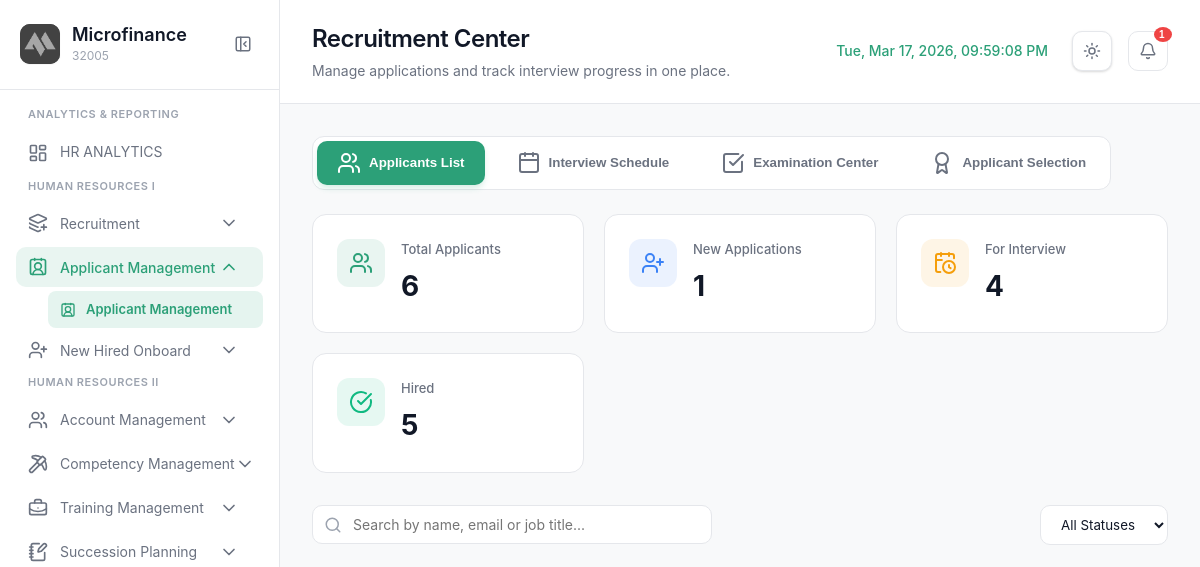
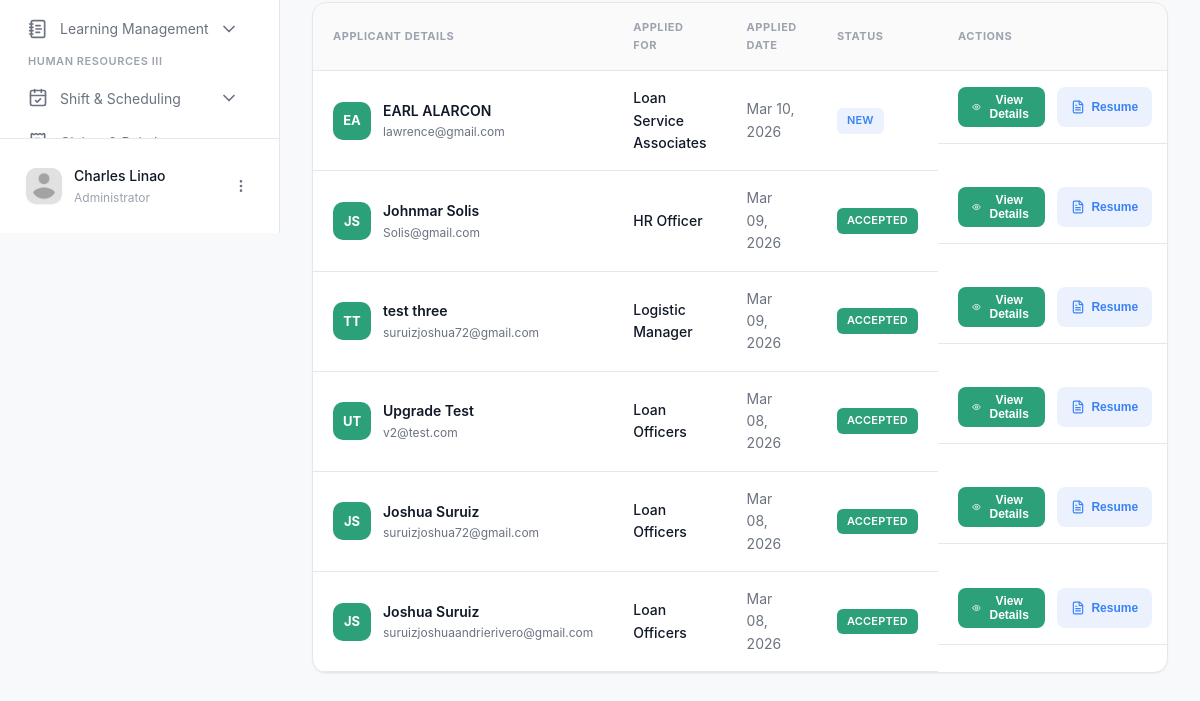
The page /modules/admin/applicationmgt.php (signed in) on the database as committed earlier (2 pictures, top to bottom).
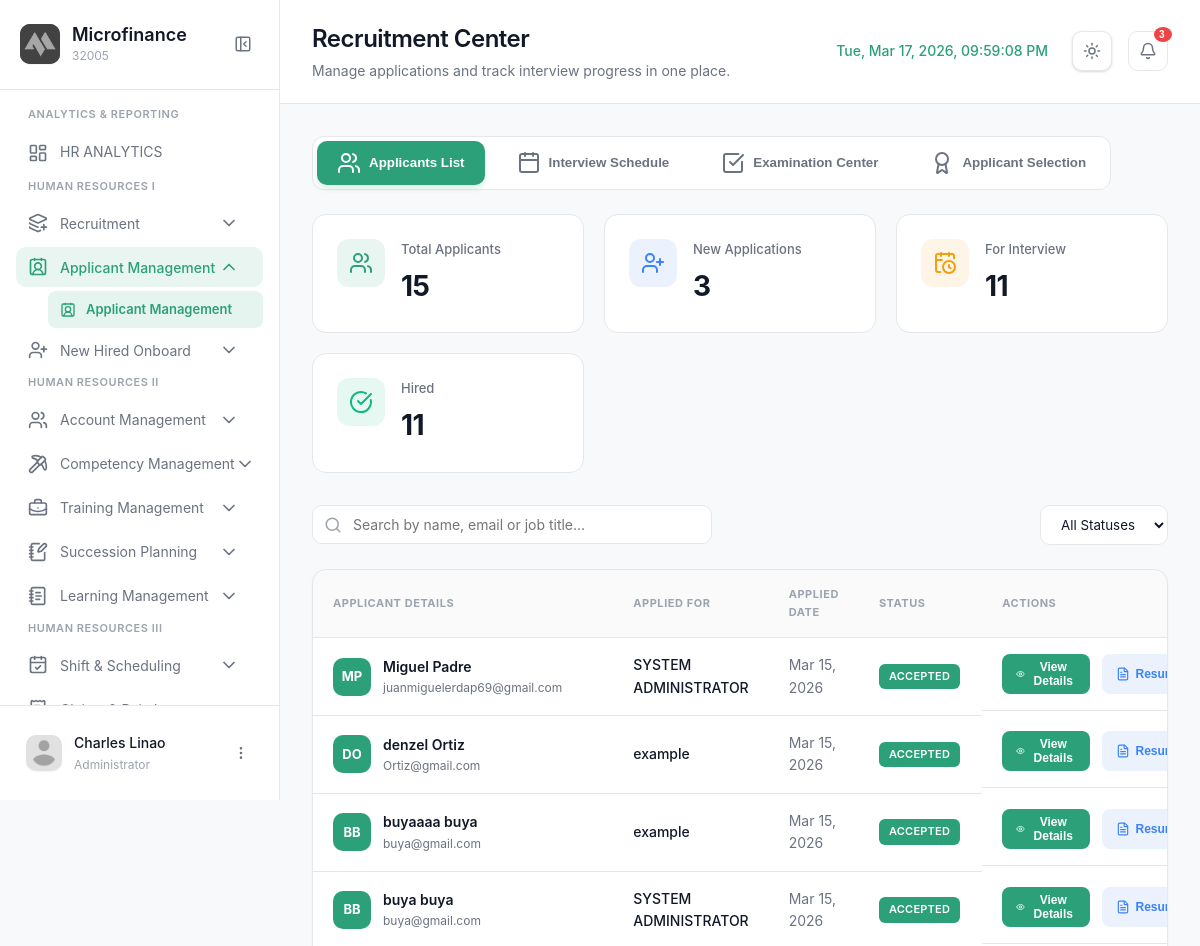
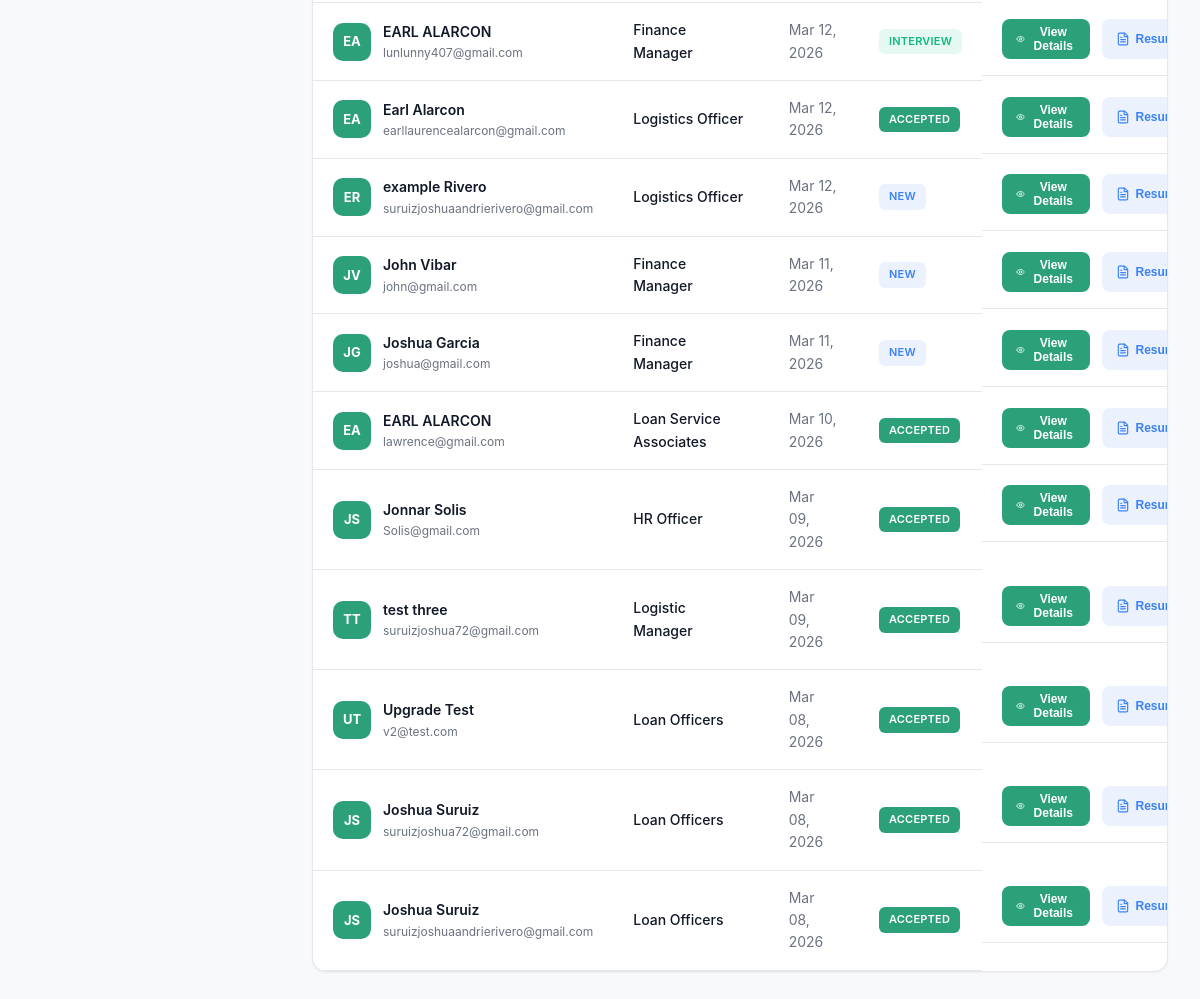
The same page on the database as committed later (2 pictures, top to bottom).
### tables this page shows
CREATE TABLE `applicants` (
  `ApplicantID` int(11) NOT NULL,
  `PostID` int(11) NOT NULL,
  `FirstName` varchar(100) NOT NULL,
  `MiddleName` varchar(100) DEFAULT NULL,
  `LastName` varchar(100) NOT NULL,
  `Email` varchar(150) NOT NULL,
  `Phone` varchar(20) NOT NULL,
  `Gender` varchar(20) DEFAULT NULL,
  `DateOfBirth` date DEFAULT NULL,
  `PermanentAddress` text DEFAULT NULL,
  `EmergencyContactName` varchar(200) DEFAULT NULL,
  `EmergencyRelationship` varchar(50) DEFAULT NULL,
  `EmergencyPhone` varchar(20) DEFAULT NULL,
  `ResumePath` varchar(255) DEFAULT NULL,
  `GovIDPath` varchar(255) DEFAULT NULL,
  `ClearancePath` varchar(255) DEFAULT NULL,
  `TORPath` varchar(255) DEFAULT NULL,
  `IDPicturePath` varchar(255) DEFAULT NULL,
  `Status` enum('New','Reviewed','Shortlisted','Interview','Rejected','Accepted') DEFAULT 'New',
  `AppliedAt` timestamp NOT NULL DEFAULT current_timestamp(),
  `ApprovalStatus` varchar(50) DEFAULT 'Pending Manager Approval',
  `ExamScore` int(11) DEFAULT NULL,
  `ExamStatus` varchar(50) DEFAULT 'Pending',
  `ResumeScore` int(11) DEFAULT 0
);

CREATE TABLE `job_postings` (
  `PostID` int(11) NOT NULL,
  `RequisitionID` int(11) NOT NULL,
  `Title` varchar(255) NOT NULL,
  `Department` varchar(100) DEFAULT NULL,
  `Location` varchar(100) DEFAULT 'Metro Manila',
  `JobType` enum('Full-time','Part-time','Contract','Temporary') DEFAULT 'Full-time',
  `SalaryType` varchar(50) DEFAULT NULL,
  `SalaryRange` varchar(100) DEFAULT NULL,
  `Category` enum('Technology','Design','Marketing','Human Resources','Finance','Operations') DEFAULT 'Operations',
  `Description` text DEFAULT NULL,
  `Responsibilities` text DEFAULT NULL,
  `Requirements` text DEFAULT NULL,
  `Status` enum('Live','Closed','Archived') DEFAULT 'Live',
  `CreatedAt` timestamp NOT NULL DEFAULT current_timestamp()
);

### modules/admin/applicationmgt.php (the view, shortened to what the changed rows need)
<?php
require_once '../../config/config.php';
$stats = [
    'Total' => $conn->query("SELECT COUNT(*) FROM applicants")->fetch_row()[0],
    'New' => $conn->query("SELECT COUNT(*) FROM applicants WHERE Status = 'New'")->fetch_row()[0],
    'Shortlisted' => $conn->query("SELECT COUNT(*) FROM applicants WHERE Status = 'Shortlisted'")->fetch_row()[0],
    'Accepted' => $conn->query("SELECT COUNT(*) FROM applicants WHERE Status = 'Accepted'")->fetch_row()[0]
];
$query = "SELECT a.*, j.Title as JobTitle
          FROM applicants a
          JOIN job_postings j ON a.PostID = j.PostID
          ORDER BY a.AppliedAt DESC";
$applicants = $conn->query($query);
$interviewQuery = "SELECT s.*, a.FirstName, a.LastName, a.Email, a.Status, j.Title as JobTitle, u.Username as InterviewerName
                  FROM interview_schedules s
                  JOIN applicants a ON s.ApplicantID = a.ApplicantID
                  JOIN job_postings j ON a.PostID = j.PostID
                  JOIN useraccounts u ON s.InterviewerID = u.AccountID
                  ORDER BY s.InterviewDate ASC, s.InterviewTime ASC";
$interviews = $conn->query($interviewQuery);
?>
<!DOCTYPE html>
<html lang="en">
<head>
  <link rel="stylesheet" href="../../css/applicationmgt.css?v=<?php echo time(); ?>">
</head>
<body>
  <aside class="sidebar" id="sidebar">
    <div class="sidebar-header">
      <div class="logo-container">
        <div class="logo-text">
          <h2 class="app-name">Microfinance</h2>
        </div>
      </div>
    </div>
  </aside>
  <main class="main-content">
    <header class="page-header">
      <div class="header-left">
        <div class="header-title">
          <h1>Recruitment Center</h1>
        </div>
      </div>
      <div class="header-right">
        <button class="icon-btn">
          <i data-lucide="bell"></i>
          <span class="badge" id="notifBadge" style="background:#ef4444; position:absolute; top:-5px; right:-5px; font-size:10px; padding:2px 5px; color:white; border-radius:50%;"><?php echo $stats['New']; ?></span>
        </button>
      </div>
    </header>
    <div class="content-wrapper">
      <div id="applicantsTab" class="tab-content active">
        <div class="stats-grid">
          <div class="stat-card">
            <div class="stat-content">
              <span class="stat-label">Total Applicants</span>
              <h3 class="stat-value"><?php echo number_format($stats['Total']); ?></h3>
            </div>
          </div>
          <div class="stat-card">
            <div class="stat-content">
              <span class="stat-label">New Applications</span>
              <h3 class="stat-value"><?php echo $stats['New']; ?></h3>
            </div>
          </div>
          <div class="stat-card">
            <div class="stat-content">
              <span class="stat-label">For Interview</span>
              <h3 class="stat-value"><?php echo ($interviews ? $interviews->num_rows : 0); ?></h3>
            </div>
          </div>
          <div class="stat-card">
            <div class="stat-content">
              <span class="stat-label">Hired</span>
              <h3 class="stat-value"><?php echo $stats['Accepted']; ?></h3>
            </div>
          </div>
        </div>
      <div class="table-container">
        <table class="applicant-table">
          <thead>
            <tr>
              <th>Applicant Details</th>
              <th>Applied For</th>
              <th>Applied Date</th>
              <th>Status</th>
              <th>Actions</th>
            </tr>
          </thead>
          <tbody id="applicantTableBody">
            <?php
            $applicants->data_seek(0);
            while($row = $applicants->fetch_assoc()):
               $initials = strtoupper(substr($row['FirstName'], 0, 1) . substr($row['LastName'], 0, 1));
               $statusClass = "badge-" . strtolower($row['Status']);
            ?>
            <tr class="applicant-row" data-status="<?php echo $row['Status']; ?>">
              <td>
                <div class="user-info-cell">
                  <div class="initials-avatar"><?php echo $initials; ?></div>
                  <div class="name-email">
                    <span class="applicant-name"><?php echo htmlspecialchars($row['FirstName'] . ' ' . $row['LastName']); ?></span>
                    <span class="applicant-email"><?php echo htmlspecialchars($row['Email']); ?></span>
                  </div>
                </div>
              </td>
              <td>
                <div style="font-weight:500; color:var(--text-primary);"><?php echo htmlspecialchars($row['JobTitle']); ?></div>
              </td>
              <td style="color:var(--text-secondary);">
                <?php echo date('M d, Y', strtotime($row['AppliedAt'])); ?>
              </td>
              <td>
                <span class="badge <?php echo $statusClass; ?>"><?php echo $row['Status']; ?></span>
              </td>
              <td style="display:flex; gap:8px;">
                <button class="action-btn view-details" data-id="<?php echo $row['ApplicantID']; ?>" style="background:var(--brand-green); color:white; border:none; padding:6px 14px; border-radius:8px; font-size:12px; font-weight:600; cursor:pointer; display:flex; align-items:center; gap:6px;">
                  <i data-lucide="eye" style="width:14px;"></i>
                  <span>View Details</span>
                </button>
                <button class="action-btn download-resume" onclick="window.open('../../<?php echo $row['ResumePath']; ?>')" style="background:rgba(59,130,246,0.1); color:#3b82f6; border:none; padding:6px 14px; border-radius:8px; font-size:12px; font-weight:600; cursor:pointer; display:flex; align-items:center; gap:6px;">
                  <i data-lucide="file-text" style="width:14px;"></i>
                  <span>Resume</span>
                </button>
              </td>
            </tr>
            <?php endwhile; ?>
          </tbody>
        </table>
      </div>
    </div>
    </div>
  </main>
</body>
</html>

Rows that differ between the two databases and show on the page:
added applicants: initials "MP", FirstName+LastName "Miguel Padre", Email "juanmiguelerdap69@gmail.com", PostID.Title "SYSTEM ADMINISTRATOR", AppliedAt "Mar 15, 2026", Status "ACCEPTED"
added applicants: initials "DO", FirstName+LastName "denzel Ortiz", Email "Ortiz@gmail.com", PostID.Title "example", AppliedAt "Mar 15, 2026", Status "ACCEPTED"
added applicants: initials "BB", FirstName+LastName "buyaaaa buya", Email "buya@gmail.com", PostID.Title "example", AppliedAt "Mar 15, 2026", Status "ACCEPTED"
added applicants: initials "BB", FirstName+LastName "buya buya", Email "buya@gmail.com", PostID.Title "SYSTEM ADMINISTRATOR", AppliedAt "Mar 15, 2026", Status "ACCEPTED"
added applicants: initials "EA", FirstName+LastName "EARL ALARCON", Email "lunlunny407@gmail.com", PostID.Title "Finance Manager", AppliedAt "Mar 12, 2026", Status "INTERVIEW"
added applicants: initials "EA", FirstName+LastName "Earl Alarcon", Email "earllaurencealarcon@gmail.com", PostID.Title "Logistics Officer", AppliedAt "Mar 12, 2026", Status "ACCEPTED"
added applicants: initials "ER", FirstName+LastName "example Rivero", Email "suruizjoshuaandrierivero@gmail.com", PostID.Title "Logistics Officer", AppliedAt "Mar 12, 2026", Status "NEW"
added applicants: initials "JV", FirstName+LastName "John Vibar", Email "john@gmail.com", PostID.Title "Finance Manager", AppliedAt "Mar 11, 2026", Status "NEW"
added applicants: initials "JG", FirstName+LastName "Joshua Garcia", Email "joshua@gmail.com", PostID.Title "Finance Manager", AppliedAt "Mar 11, 2026", Status "NEW"
changed applicants "Mar 10, 2026": Status "NEW" → "ACCEPTED"
changed applicants "Solis@gmail.com": FirstName+LastName "Johnmar Solis" → "Jonnar Solis"
Other text that changed with them:
$stats['New']: "1" → "3"
$stats['Total']: "6" → "15"
$interviews->num_rows: "4" → "11"
$stats['Accepted']: "5" → "11"
